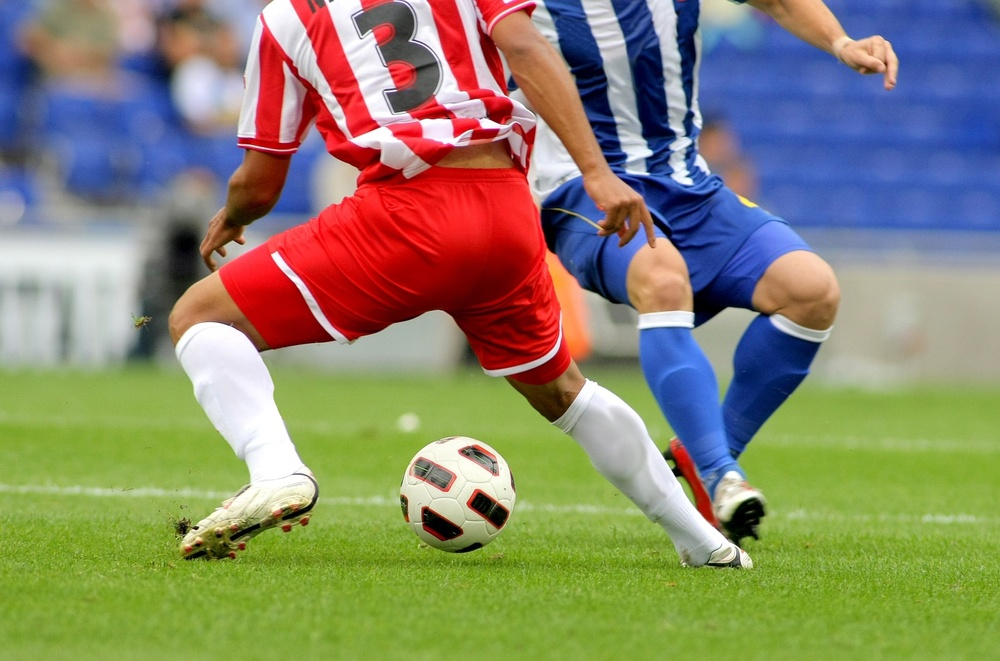
#> input picture Chapter 3 영상 처리/soccer.jpg, 1000 x 661 px, shrunk from 1434 x 948 before the run, found by its file name
$ python Pro3-2.py
#> lines starting #> are read from the running program, lines starting #| are printed output that depends on the picture
import cv2 as cv
import matplotlib.pyplot as plt
import numpy as np

img = cv.imread('/home/kali/Documents/Git/Computer_Vision/Chapter 3 영상 처리/soccer.jpg')
#> img is the input picture: shape (661, 1000, 3); mean B, G, R 107.3, 133.3, 136.8
h = cv.calcHist(images=[img], channels=[2], mask=None, histSize=[256], ranges=[0, 256])
#> h = 256 values, max 9233 at index 255, min 583 at index 15, mean 2582
plt.plot(h, color='red')
plt.show()
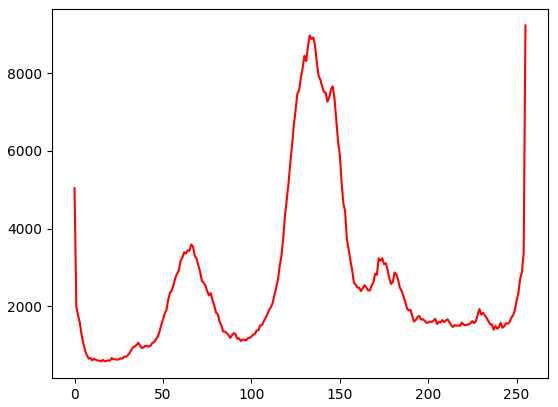
#> figure drawn by matplotlib, 1 panel; curve peaks at x = 255, y = 9233

$ run again, with Chapter 3 영상 처리/forest.jpg copied over Chapter 3 영상 처리/soccer.jpg
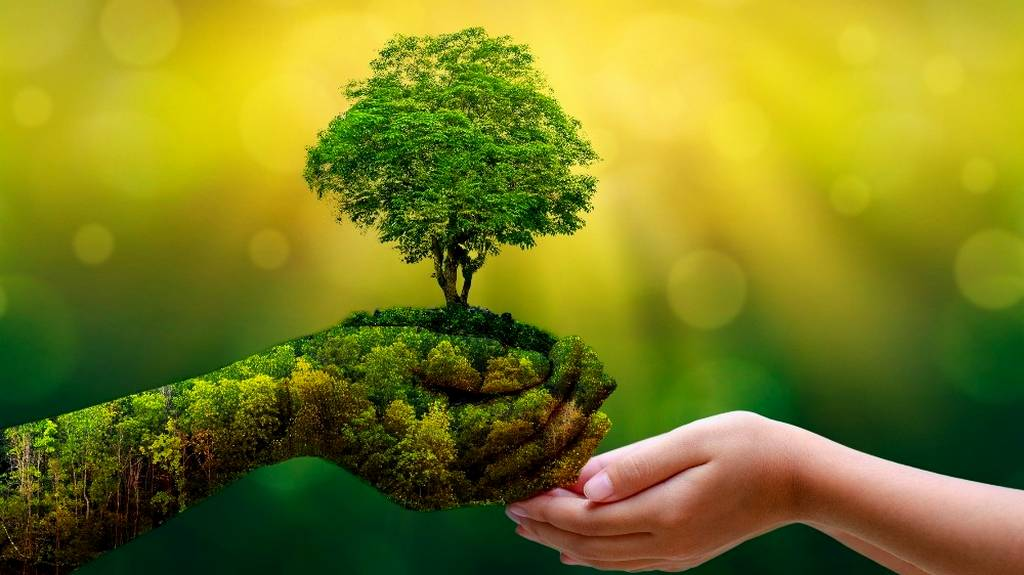
#> input picture Chapter 3 영상 처리/forest.jpg, 1024 x 575 px, found by its file name
#> img is the input picture: shape (575, 1024, 3); mean B, G, R 30.9, 126.4, 125.5
#> h = 256 values, max 33991 at index 0, min 1410 at index 165, mean 2300
#> `plt.show()`:
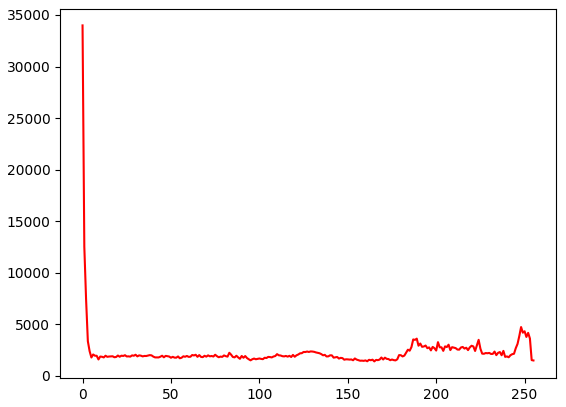
#> figure drawn by matplotlib, 1 panel; curve peaks at x = 0, y = 33991

$ run again, with Chapter 3 영상 처리/girl_laughing.jpg copied over Chapter 3 영상 처리/soccer.jpg
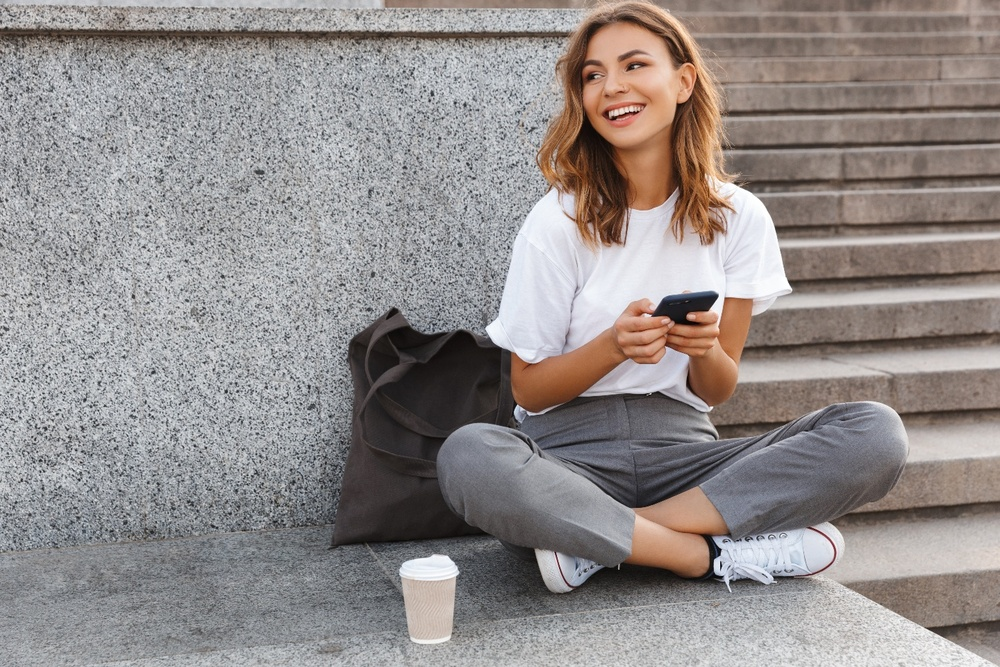
#> input picture Chapter 3 영상 처리/girl_laughing.jpg, 1000 x 667 px, shrunk from 1440 x 960 before the run, found by its file name
#> img is the input picture: shape (667, 1000, 3); mean B, G, R 139.3, 140.6, 146.9
#> h = 256 values, max 6212 at index 140, min 0 at index 0, mean 2605.5
#> `plt.show()`:
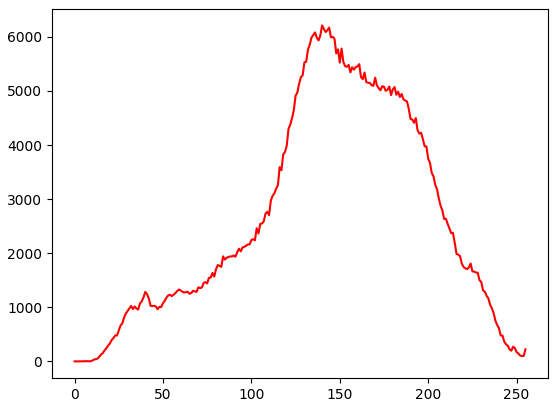
#> figure drawn by matplotlib, 1 panel; curve peaks at x = 140, y = 6212
